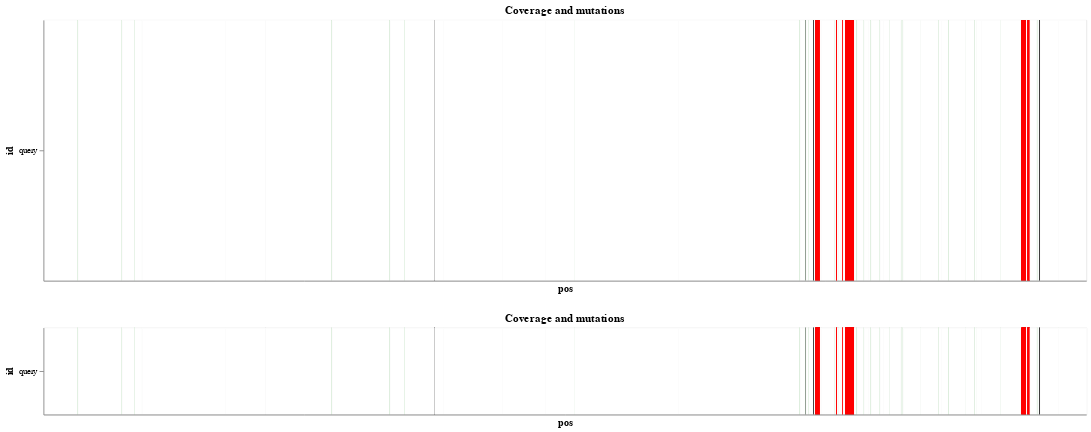

This figure's notebook cell:
### Code cell
import altair as alt
# Chache with json file?? 

def plot_alignment_map(query_path: str, reference_path: str): 
    
    nuc_long = make_alignment_df(query_path, reference_path)
    
    alt.data_transformers.disable_max_rows()
    interval = alt.selection_interval(encodings=['x'])
    
    base = alt.Chart(nuc_long, title="Coverage and mutations").mark_rect().encode(
        x=alt.X('pos:N', axis=alt.Axis(labels=False, ticks=False)),
        y='id:N',
        color=alt.Color('max(value):N', legend=None, scale=alt.Scale(domain=[0,-1, -2, 1], range=['white', 'red', 'black', 'green'])),
        tooltip=[alt.Tooltip('nt:N', title='nt'), alt.Tooltip('pos:N', title='Position'), alt.Tooltip('ref:N', title='Reference')])

    chart = base.encode(x=alt.X('pos:N', scale=alt.Scale(domain=interval.ref()), axis=alt.Axis(labels=False, ticks=False))
        ).properties(width=1200, height=300
        )

    view = base.add_selection(interval
    ).properties(width=1200, height=100)


    return chart, view

chart, view = plot_alignment_map('output/nextclade.aligned.fasta', 'data/sars-cov-2/reference.fasta') 

chart & view

### Figure 1 — Vega-Lite specification as saved in the notebook (floating-point values rounded to 4 significant figures; data arrays with more than 128 entries replaced by an {"elided": "..."} marker saying what was removed)
{"config": {"view": {"continuousWidth": 400, "continuousHeight": 300}}, "vconcat": [{"mark": "rect", "encoding": {"color": {"aggregate": "max", "field": "value", "legend": null, "scale": {"domain": [0, -1, -2, 1], "range": ["white", "red", "black", "green"]}, "type": "nominal"}, "tooltip": [{"field": "nt", "title": "nt", "type": "nominal"}, {"field": "pos", "title": "Position", "type": "nominal"}, {"field": "ref", "title": "Reference", "type": "nominal"}], "x": {"axis": {"labels": false, "ticks": false}, "field": "pos", "scale": {"domain": {"selection": "selector001"}}, "type": "nominal"}, "y": {"field": "id", "type": "nominal"}}, "height": 300, "title": "Coverage and mutations", "width": 1200}, {"mark": "rect", "encoding": {"color": {"aggregate": "max", "field": "value", "legend": null, "scale": {"domain": [0, -1, -2, 1], "range": ["white", "red", "black", "green"]}, "type": "nominal"}, "tooltip": [{"field": "nt", "title": "nt", "type": "nominal"}, {"field": "pos", "title": "Position", "type": "nominal"}, {"field": "ref", "title": "Reference", "type": "nominal"}], "x": {"axis": {"labels": false, "ticks": false}, "field": "pos", "type": "nominal"}, "y": {"field": "id", "type": "nominal"}}, "height": 100, "selection": {"selector001": {"type": "interval", "encodings": ["x"]}}, "title": "Coverage and mutations", "width": 1200}], "data": {"name": "data-4e0e4a9815f3aa9c65671bac074101af"}, "$schema": "https://vega.github.io/schema/vega-lite/v4.17.0.json", "datasets": {"data-4e0e4a9815f3aa9c65671bac074101af": {"elided": "29418 records"}}}
